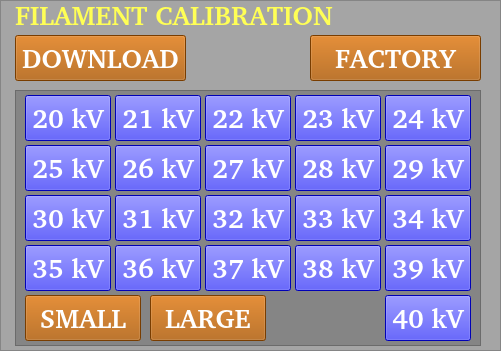
   <widget class="QFrame" name="frame_5">
    <property name="geometry">
     <rect>
      <x>275</x>
      <y>65</y>
      <width>501</width>
      <height>351</height>
     </rect>
    </property>
    <property name="styleSheet">
     <string notr="true">background-color: rgb(0, 0, 0,50);
background-image: url(:/transparent.png);</string>
    </property>
    <property name="frameShape">
     <enum>QFrame::StyledPanel</enum>
    </property>
    <property name="frameShadow">
     <enum>QFrame::Raised</enum>
    </property>
    <widget class="QLabel" name="label_6">
     <property name="geometry">
      <rect>
       <x>15</x>
       <y>0</y>
       <width>461</width>
       <height>31</height>
      </rect>
     </property>
     <property name="font">
      <font>
       <family>Bitstream Charter</family>
       <pointsize>20</pointsize>
       <weight>75</weight>
       <italic>false</italic>
       <bold>true</bold>
      </font>
     </property>
     <property name="toolTip">
      <string notr="true"/>
     </property>
     <property name="statusTip">
      <string notr="true"/>
     </property>
     <property name="whatsThis">
      <string notr="true"/>
     </property>
     <property name="accessibleName">
      <string notr="true"/>
     </property>
     <property name="accessibleDescription">
      <string notr="true"/>
     </property>
     <property name="styleSheet">
      <string notr="true">background-color: rgb(0, 0, 0,0);
color: rgb(255, 255, 85);</string>
     </property>
     <property name="text">
      <string notr="true">FILAMENT CALIBRATION</string>
     </property>
     <property name="alignment">
      <set>Qt::AlignLeading|Qt::AlignLeft|Qt::AlignVCenter</set>
     </property>
    </widget>
    <widget class="QFrame" name="frame_2">
     <property name="geometry">
      <rect>
       <x>15</x>
       <y>90</y>
       <width>466</width>
       <height>256</height>
      </rect>
     </property>
     <property name="frameShape">
      <enum>QFrame::StyledPanel</enum>
     </property>
     <property name="frameShadow">
      <enum>QFrame::Raised</enum>
     </property>
     <widget class="QPushButton" name="select20KvFIlament">
      <property name="geometry">
       <rect>
        <x>10</x>
        <y>5</y>
        <width>86</width>
        <height>46</height>
       </rect>
      </property>
      <property name="font">
       <font>
        <family>Bitstream Charter</family>
        <pointsize>20</pointsize>
        <weight>75</weight>
        <bold>true</bold>
       </font>
      </property>
      <property name="toolTip">
       <string notr="true"/>
      </property>
      <property name="statusTip">
       <string notr="true"/>
      </property>
      <property name="whatsThis">
       <string notr="true"/>
      </property>
      <property name="accessibleName">
       <string notr="true"/>
      </property>
      <property name="accessibleDescription">
       <string notr="true"/>
      </property>
      <property name="styleSheet">
       <string notr="true">background-color: rgb(0, 0, 255);
color: rgb(255, 255, 255);</string>
      </property>
      <property name="text">
       <string notr="true">20 kV</string>
      </property>
     </widget>
     <widget class="QPushButton" name="select21KvFIlament">
      <property name="geometry">
       <rect>
        <x>100</x>
        <y>5</y>
        <width>86</width>
        <height>46</height>
       </rect>
      </property>
      <property name="font">
       <font>
        <family>Bitstream Charter</family>
        <pointsize>20</pointsize>
        <weight>75</weight>
        <bold>true</bold>
       </font>
      </property>
      <property name="toolTip">
       <string notr="true"/>
      </property>
      <property name="statusTip">
       <string notr="true"/>
      </property>
      <property name="whatsThis">
       <string notr="true"/>
      </property>
      <property name="accessibleName">
       <string notr="true"/>
      </property>
      <property name="accessibleDescription">
       <string notr="true"/>
      </property>
      <property name="styleSheet">
       <string notr="true">background-color: rgb(0, 0, 255);
color: rgb(255, 255, 255);</string>
      </property>
      <property name="text">
       <string notr="true">21 kV</string>
      </property>
     </widget>
     <widget class="QPushButton" name="select22KvFIlament">
      <property name="geometry">
       <rect>
        <x>190</x>
        <y>5</y>
        <width>86</width>
        <height>46</height>
       </rect>
      </property>
      <property name="font">
       <font>
        <family>Bitstream Charter</family>
        <pointsize>20</pointsize>
        <weight>75</weight>
        <bold>true</bold>
       </font>
      </property>
      <property name="toolTip">
       <string notr="true"/>
      </property>
      <property name="statusTip">
       <string notr="true"/>
      </property>
      <property name="whatsThis">
       <string notr="true"/>
      </property>
      <property name="accessibleName">
       <string notr="true"/>
      </property>
      <property name="accessibleDescription">
       <string notr="true"/>
      </property>
      <property name="styleSheet">
       <string notr="true">background-color: rgb(0, 0, 255);
color: rgb(255, 255, 255);</string>
      </property>
      <property name="text">
       <string notr="true">22 kV</string>
      </property>
     </widget>
     <widget class="QPushButton" name="select23KvFIlament">
      <property name="geometry">
       <rect>
        <x>280</x>
        <y>5</y>
        <width>86</width>
        <height>46</height>
       </rect>
      </property>
      <property name="font">
       <font>
        <family>Bitstream Charter</family>
        <pointsize>20</pointsize>
        <weight>75</weight>
        <bold>true</bold>
       </font>
      </property>
      <property name="toolTip">
       <string notr="true"/>
      </property>
      <property name="statusTip">
       <string notr="true"/>
      </property>
      <property name="whatsThis">
       <string notr="true"/>
      </property>
      <property name="accessibleName">
       <string notr="true"/>
      </property>
      <property name="accessibleDescription">
       <string notr="true"/>
      </property>
      <property name="styleSheet">
       <string notr="true">background-color: rgb(0, 0, 255);
color: rgb(255, 255, 255);</string>
      </property>
      <property name="text">
       <string notr="true">23 kV</string>
      </property>
     </widget>
     <widget class="QPushButton" name="select24KvFIlament">
      <property name="geometry">
       <rect>
        <x>370</x>
        <y>5</y>
        <width>86</width>
        <height>46</height>
       </rect>
      </property>
      <property name="font">
       <font>
        <family>Bitstream Charter</family>
        <pointsize>20</pointsize>
        <weight>75</weight>
        <bold>true</bold>
       </font>
      </property>
      <property name="toolTip">
       <string notr="true"/>
      </property>
      <property name="statusTip">
       <string notr="true"/>
      </property>
      <property name="whatsThis">
       <string notr="true"/>
      </property>
      <property name="accessibleName">
       <string notr="true"/>
      </property>
      <property name="accessibleDescription">
       <string notr="true"/>
      </property>
      <property name="styleSheet">
       <string notr="true">background-color: rgb(0, 0, 255);
color: rgb(255, 255, 255);</string>
      </property>
      <property name="text">
       <string notr="true">24 kV</string>
      </property>
     </widget>
     <widget class="QPushButton" name="select27KvFIlament">
      <property name="geometry">
       <rect>
        <x>190</x>
        <y>55</y>
        <width>86</width>
        <height>46</height>
       </rect>
      </property>
      <property name="font">
       <font>
        <family>Bitstream Charter</family>
        <pointsize>20</pointsize>
        <weight>75</weight>
        <bold>true</bold>
       </font>
      </property>
      <property name="toolTip">
       <string notr="true"/>
      </property>
      <property name="statusTip">
       <string notr="true"/>
      </property>
      <property name="whatsThis">
       <string notr="true"/>
      </property>
      <property name="accessibleName">
       <string notr="true"/>
      </property>
      <property name="accessibleDescription">
       <string notr="true"/>
      </property>
      <property name="styleSheet">
       <string notr="true">background-color: rgb(0, 0, 255);
color: rgb(255, 255, 255);</string>
      </property>
      <property name="text">
       <string notr="true">27 kV</string>
      </property>
     </widget>
     <widget class="QPushButton" name="select26KvFIlament">
      <property name="geometry">
       <rect>
        <x>100</x>
        <y>55</y>
        <width>86</width>
        <height>46</height>
       </rect>
      </property>
      <property name="font">
       <font>
        <family>Bitstream Charter</family>
        <pointsize>20</pointsize>
        <weight>75</weight>
        <bold>true</bold>
       </font>
      </property>
      <property name="toolTip">
       <string notr="true"/>
      </property>
      <property name="statusTip">
       <string notr="true"/>
      </property>
      <property name="whatsThis">
       <string notr="true"/>
      </property>
      <property name="accessibleName">
       <string notr="true"/>
      </property>
      <property name="accessibleDescription">
       <string notr="true"/>
      </property>
      <property name="styleSheet">
       <string notr="true">background-color: rgb(0, 0, 255);
color: rgb(255, 255, 255);</string>
      </property>
      <property name="text">
       <string notr="true">26 kV</string>
      </property>
     </widget>
     <widget class="QPushButton" name="select28KvFIlament">
      <property name="geometry">
       <rect>
        <x>280</x>
        <y>55</y>
        <width>86</width>
        <height>46</height>
       </rect>
      </property>
      <property name="font">
       <font>
        <family>Bitstream Charter</family>
        <pointsize>20</pointsize>
        <weight>75</weight>
        <bold>true</bold>
       </font>
      </property>
      <property name="toolTip">
       <string notr="true"/>
      </property>
      <property name="statusTip">
       <string notr="true"/>
      </property>
      <property name="whatsThis">
       <string notr="true"/>
      </property>
      <property name="accessibleName">
       <string notr="true"/>
      </property>
      <property name="accessibleDescription">
       <string notr="true"/>
      </property>
      <property name="styleSheet">
       <string notr="true">background-color: rgb(0, 0, 255);
color: rgb(255, 255, 255);</string>
      </property>
      <property name="text">
       <string notr="true">28 kV</string>
      </property>
     </widget>
     <widget class="QPushButton" name="select29KvFIlament">
      <property name="geometry">
       <rect>
        <x>370</x>
        <y>55</y>
        <width>86</width>
        <height>46</height>
       </rect>
      </property>
      <property name="font">
       <font>
        <family>Bitstream Charter</family>
        <pointsize>20</pointsize>
        <weight>75</weight>
        <bold>true</bold>
       </font>
      </property>
      <property name="toolTip">
       <string notr="true"/>
      </property>
      <property name="statusTip">
       <string notr="true"/>
      </property>
      <property name="whatsThis">
       <string notr="true"/>
      </property>
      <property name="accessibleName">
       <string notr="true"/>
      </property>
      <property name="accessibleDescription">
       <string notr="true"/>
      </property>
      <property name="styleSheet">
       <string notr="true">background-color: rgb(0, 0, 255);
color: rgb(255, 255, 255);</string>
      </property>
      <property name="text">
       <string notr="true">29 kV</string>
      </property>
     </widget>
     <widget class="QPushButton" name="select25KvFIlament">
      <property name="geometry">
       <rect>
        <x>10</x>
        <y>55</y>
        <width>86</width>
        <height>46</height>
       </rect>
      </property>
      <property name="font">
       <font>
        <family>Bitstream Charter</family>
        <pointsize>20</pointsize>
        <weight>75</weight>
        <bold>true</bold>
       </font>
      </property>
      <property name="toolTip">
       <string notr="true"/>
      </property>
      <property name="statusTip">
       <string notr="true"/>
      </property>
      <property name="whatsThis">
       <string notr="true"/>
      </property>
      <property name="accessibleName">
       <string notr="true"/>
      </property>
      <property name="accessibleDescription">
       <string notr="true"/>
      </property>
      <property name="styleSheet">
       <string notr="true">background-color: rgb(0, 0, 255);
color: rgb(255, 255, 255);</string>
      </property>
      <property name="text">
       <string notr="true">25 kV</string>
      </property>
     </widget>
     <widget class="QPushButton" name="select32KvFIlament">
      <property name="geometry">
       <rect>
        <x>190</x>
        <y>105</y>
        <width>86</width>
        <height>46</height>
       </rect>
      </property>
      <property name="font">
       <font>
        <family>Bitstream Charter</family>
        <pointsize>20</pointsize>
        <weight>75</weight>
        <bold>true</bold>
       </font>
      </property>
      <property name="toolTip">
       <string notr="true"/>
      </property>
      <property name="statusTip">
       <string notr="true"/>
      </property>
      <property name="whatsThis">
       <string notr="true"/>
      </property>
      <property name="accessibleName">
       <string notr="true"/>
      </property>
      <property name="accessibleDescription">
       <string notr="true"/>
      </property>
      <property name="styleSheet">
       <string notr="true">background-color: rgb(0, 0, 255);
color: rgb(255, 255, 255);</string>
      </property>
      <property name="text">
       <string notr="true">32 kV</string>
      </property>
     </widget>
     <widget class="QPushButton" name="select31KvFIlament">
      <property name="geometry">
       <rect>
        <x>100</x>
        <y>105</y>
        <width>86</width>
        <height>46</height>
       </rect>
      </property>
      <property name="font">
       <font>
        <family>Bitstream Charter</family>
        <pointsize>20</pointsize>
        <weight>75</weight>
        <bold>true</bold>
       </font>
      </property>
      <property name="toolTip">
       <string notr="true"/>
      </property>
      <property name="statusTip">
       <string notr="true"/>
      </property>
      <property name="whatsThis">
       <string notr="true"/>
      </property>
      <property name="accessibleName">
       <string notr="true"/>
      </property>
      <property name="accessibleDescription">
       <string notr="true"/>
      </property>
      <property name="styleSheet">
       <string notr="true">background-color: rgb(0, 0, 255);
color: rgb(255, 255, 255);</string>
      </property>
      <property name="text">
       <string notr="true">31 kV</string>
      </property>
     </widget>
     <widget class="QPushButton" name="select33KvFIlament">
      <property name="geometry">
       <rect>
        <x>280</x>
        <y>105</y>
        <width>86</width>
        <height>46</height>
       </rect>
      </property>
      <property name="font">
       <font>
        <family>Bitstream Charter</family>
        <pointsize>20</pointsize>
        <weight>75</weight>
        <bold>true</bold>
       </font>
      </property>
      <property name="toolTip">
       <string notr="true"/>
      </property>
      <property name="statusTip">
       <string notr="true"/>
      </property>
      <property name="whatsThis">
       <string notr="true"/>
      </property>
      <property name="accessibleName">
       <string notr="true"/>
      </property>
      <property name="accessibleDescription">
       <string notr="true"/>
      </property>
      <property name="styleSheet">
       <string notr="true">background-color: rgb(0, 0, 255);
color: rgb(255, 255, 255);</string>
      </property>
      <property name="text">
       <string notr="true">33 kV</string>
      </property>
     </widget>
     <widget class="QPushButton" name="select34KvFIlament">
      <property name="geometry">
       <rect>
        <x>370</x>
        <y>105</y>
        <width>86</width>
        <height>46</height>
       </rect>
      </property>
      <property name="font">
       <font>
        <family>Bitstream Charter</family>
        <pointsize>20</pointsize>
        <weight>75</weight>
        <bold>true</bold>
       </font>
      </property>
      <property name="toolTip">
       <string notr="true"/>
      </property>
      <property name="statusTip">
       <string notr="true"/>
      </property>
      <property name="whatsThis">
       <string notr="true"/>
      </property>
      <property name="accessibleName">
       <string notr="true"/>
      </property>
      <property name="accessibleDescription">
       <string notr="true"/>
      </property>
      <property name="styleSheet">
       <string notr="true">background-color: rgb(0, 0, 255);
color: rgb(255, 255, 255);</string>
      </property>
      <property name="text">
       <string notr="true">34 kV</string>
      </property>
     </widget>
     <widget class="QPushButton" name="select30KvFIlament">
      <property name="geometry">
       <rect>
        <x>10</x>
        <y>105</y>
        <width>86</width>
        <height>46</height>
       </rect>
      </property>
      <property name="font">
       <font>
        <family>Bitstream Charter</family>
        <pointsize>20</pointsize>
        <weight>75</weight>
        <bold>true</bold>
       </font>
      </property>
      <property name="toolTip">
       <string notr="true"/>
      </property>
      <property name="statusTip">
       <string notr="true"/>
      </property>
      <property name="whatsThis">
       <string notr="true"/>
      </property>
      <property name="accessibleName">
       <string notr="true"/>
      </property>
      <property name="accessibleDescription">
       <string notr="true"/>
      </property>
      <property name="styleSheet">
       <string notr="true">background-color: rgb(0, 0, 255);
color: rgb(255, 255, 255);</string>
      </property>
      <property name="text">
       <string notr="true">30 kV</string>
      </property>
     </widget>
     <widget class="QPushButton" name="select37KvFIlament">
      <property name="geometry">
       <rect>
        <x>190</x>
        <y>155</y>
        <width>86</width>
        <height>46</height>
       </rect>
      </property>
      <property name="font">
       <font>
        <family>Bitstream Charter</family>
        <pointsize>20</pointsize>
        <weight>75</weight>
        <bold>true</bold>
       </font>
      </property>
      <property name="toolTip">
       <string notr="true"/>
      </property>
      <property name="statusTip">
       <string notr="true"/>
      </property>
      <property name="whatsThis">
       <string notr="true"/>
      </property>
      <property name="accessibleName">
       <string notr="true"/>
      </property>
      <property name="accessibleDescription">
       <string notr="true"/>
      </property>
      <property name="styleSheet">
       <string notr="true">background-color: rgb(0, 0, 255);
color: rgb(255, 255, 255);</string>
      </property>
      <property name="text">
       <string notr="true">37 kV</string>
      </property>
     </widget>
     <widget class="QPushButton" name="select36KvFIlament">
      <property name="geometry">
       <rect>
        <x>100</x>
        <y>155</y>
        <width>86</width>
        <height>46</height>
       </rect>
      </property>
      <property name="font">
       <font>
        <family>Bitstream Charter</family>
        <pointsize>20</pointsize>
        <weight>75</weight>
        <bold>true</bold>
       </font>
      </property>
      <property name="toolTip">
       <string notr="true"/>
      </property>
      <property name="statusTip">
       <string notr="true"/>
      </property>
      <property name="whatsThis">
       <string notr="true"/>
      </property>
      <property name="accessibleName">
       <string notr="true"/>
      </property>
      <property name="accessibleDescription">
       <string notr="true"/>
      </property>
      <property name="styleSheet">
       <string notr="true">background-color: rgb(0, 0, 255);
color: rgb(255, 255, 255);</string>
      </property>
      <property name="text">
       <string notr="true">36 kV</string>
      </property>
     </widget>
     <widget class="QPushButton" name="select38KvFIlament">
      <property name="geometry">
       <rect>
        <x>280</x>
        <y>155</y>
        <width>86</width>
        <height>46</height>
       </rect>
      </property>
      <property name="font">
       <font>
        <family>Bitstream Charter</family>
        <pointsize>20</pointsize>
        <weight>75</weight>
        <bold>true</bold>
       </font>
      </property>
      <property name="toolTip">
       <string notr="true"/>
      </property>
      <property name="statusTip">
       <string notr="true"/>
      </property>
      <property name="whatsThis">
       <string notr="true"/>
      </property>
      <property name="accessibleName">
       <string notr="true"/>
      </property>
      <property name="accessibleDescription">
       <string notr="true"/>
      </property>
      <property name="styleSheet">
       <string notr="true">background-color: rgb(0, 0, 255);
color: rgb(255, 255, 255);</string>
      </property>
      <property name="text">
       <string notr="true">38 kV</string>
      </property>
     </widget>
     <widget class="QPushButton" name="select39KvFIlament">
      <property name="geometry">
       <rect>
        <x>370</x>
        <y>155</y>
        <width>86</width>
        <height>46</height>
       </rect>
      </property>
      <property name="font">
       <font>
        <family>Bitstream Charter</family>
        <pointsize>20</pointsize>
        <weight>75</weight>
        <bold>true</bold>
       </font>
      </property>
      <property name="toolTip">
       <string notr="true"/>
      </property>
      <property name="statusTip">
       <string notr="true"/>
      </property>
      <property name="whatsThis">
       <string notr="true"/>
      </property>
      <property name="accessibleName">
       <string notr="true"/>
      </property>
      <property name="accessibleDescription">
       <string notr="true"/>
      </property>
      <property name="styleSheet">
       <string notr="true">background-color: rgb(0, 0, 255);
color: rgb(255, 255, 255);</string>
      </property>
      <property name="text">
       <string notr="true">39 kV</string>
      </property>
     </widget>
     <widget class="QPushButton" name="select35KvFIlament">
      <property name="geometry">
       <rect>
        <x>10</x>
        <y>155</y>
        <width>86</width>
        <height>46</height>
       </rect>
      </property>
      <property name="font">
       <font>
        <family>Bitstream Charter</family>
        <pointsize>20</pointsize>
        <weight>75</weight>
        <bold>true</bold>
       </font>
      </property>
      <property name="toolTip">
       <string notr="true"/>
      </property>
      <property name="statusTip">
       <string notr="true"/>
      </property>
      <property name="whatsThis">
       <string notr="true"/>
      </property>
      <property name="accessibleName">
       <string notr="true"/>
      </property>
      <property name="accessibleDescription">
       <string notr="true"/>
      </property>
      <property name="styleSheet">
       <string notr="true">background-color: rgb(0, 0, 255);
color: rgb(255, 255, 255);</string>
      </property>
      <property name="text">
       <string notr="true">35 kV</string>
      </property>
     </widget>
     <widget class="QPushButton" name="select40KvFIlament">
      <property name="geometry">
       <rect>
        <x>370</x>
        <y>205</y>
        <width>86</width>
        <height>46</height>
       </rect>
      </property>
      <property name="font">
       <font>
        <family>Bitstream Charter</family>
        <pointsize>20</pointsize>
        <weight>75</weight>
        <bold>true</bold>
       </font>
      </property>
      <property name="toolTip">
       <string notr="true"/>
      </property>
      <property name="statusTip">
       <string notr="true"/>
      </property>
      <property name="whatsThis">
       <string notr="true"/>
      </property>
      <property name="accessibleName">
       <string notr="true"/>
      </property>
      <property name="accessibleDescription">
       <string notr="true"/>
      </property>
      <property name="styleSheet">
       <string notr="true">background-color: rgb(0, 0, 255);
color: rgb(255, 255, 255);</string>
      </property>
      <property name="text">
       <string notr="true">40 kV</string>
      </property>
     </widget>
     <widget class="QPushButton" name="smallFocusButton">
      <property name="geometry">
       <rect>
        <x>10</x>
        <y>205</y>
        <width>116</width>
        <height>46</height>
       </rect>
      </property>
      <property name="font">
       <font>
        <family>Bitstream Charter</family>
        <pointsize>20</pointsize>
        <weight>75</weight>
        <bold>true</bold>
       </font>
      </property>
      <property name="toolTip">
       <string notr="true"/>
      </property>
      <property name="statusTip">
       <string notr="true"/>
      </property>
      <property name="whatsThis">
       <string notr="true"/>
      </property>
      <property name="accessibleName">
       <string notr="true"/>
      </property>
      <property name="accessibleDescription">
       <string notr="true"/>
      </property>
      <property name="styleSheet">
       <string notr="true">background-color: rgb(170, 85, 0);
color: rgb(255, 255, 255);</string>
      </property>
      <property name="text">
       <string notr="true">SMALL</string>
      </property>
     </widget>
     <widget class="QPushButton" name="largeFocusButton">
      <property name="geometry">
       <rect>
        <x>135</x>
        <y>205</y>
        <width>116</width>
        <height>46</height>
       </rect>
      </property>
      <property name="font">
       <font>
        <family>Bitstream Charter</family>
        <pointsize>20</pointsize>
        <weight>75</weight>
        <bold>true</bold>
       </font>
      </property>
      <property name="toolTip">
       <string notr="true"/>
      </property>
      <property name="statusTip">
       <string notr="true"/>
      </property>
      <property name="whatsThis">
       <string notr="true"/>
      </property>
      <property name="accessibleName">
       <string notr="true"/>
      </property>
      <property name="accessibleDescription">
       <string notr="true"/>
      </property>
      <property name="styleSheet">
       <string notr="true">background-color: rgb(170, 85, 0);
color: rgb(255, 255, 255);</string>
      </property>
      <property name="text">
       <string notr="true">LARGE</string>
      </property>
     </widget>
    </widget>
    <widget class="QPushButton" name="downloadButton">
     <property name="geometry">
      <rect>
       <x>15</x>
       <y>35</y>
       <width>171</width>
       <height>46</height>
      </rect>
     </property>
     <property name="font">
      <font>
       <family>Bitstream Charter</family>
       <pointsize>20</pointsize>
       <weight>75</weight>
       <bold>true</bold>
      </font>
     </property>
     <property name="toolTip">
      <string notr="true"/>
     </property>
     <property name="statusTip">
      <string notr="true"/>
     </property>
     <property name="whatsThis">
      <string notr="true"/>
     </property>
     <property name="accessibleName">
      <string notr="true"/>
     </property>
     <property name="accessibleDescription">
      <string notr="true"/>
     </property>
     <property name="styleSheet">
      <string notr="true">background-color: rgb(170, 85, 0);
color: rgb(255, 255, 255);</string>
     </property>
     <property name="text">
      <string notr="true">DOWNLOAD</string>
     </property>
    </widget>
    <widget class="QPushButton" name="factoryButton">
     <property name="geometry">
      <rect>
       <x>310</x>
       <y>35</y>
       <width>171</width>
       <height>46</height>
      </rect>
     </property>
     <property name="font">
      <font>
       <family>Bitstream Charter</family>
       <pointsize>20</pointsize>
       <weight>75</weight>
       <bold>true</bold>
      </font>
     </property>
     <property name="toolTip">
      <string notr="true"/>
     </property>
     <property name="statusTip">
      <string notr="true"/>
     </property>
     <property name="whatsThis">
      <string notr="true"/>
     </property>
     <property name="accessibleName">
      <string notr="true"/>
     </property>
     <property name="accessibleDescription">
      <string notr="true"/>
     </property>
     <property name="styleSheet">
      <string notr="true">background-color: rgb(170, 85, 0);
color: rgb(255, 255, 255);</string>
     </property>
     <property name="text">
      <string notr="true">FACTORY</string>
     </property>
    </widget>
   </widget>
